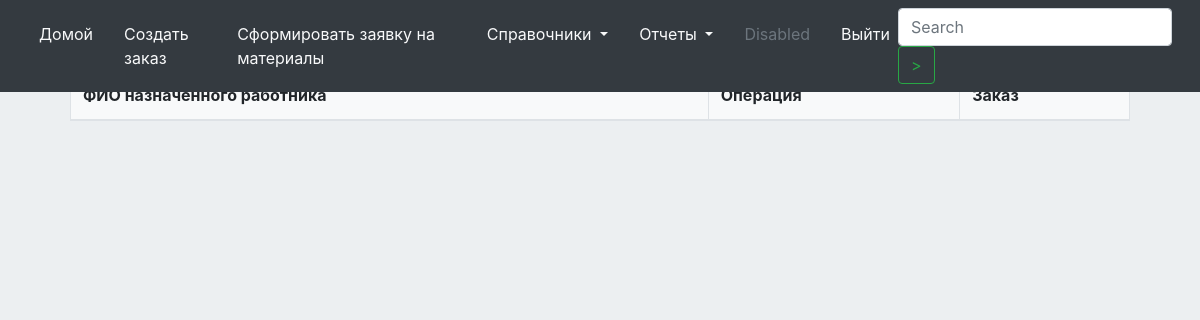
Page /reportOutstandingApplication/ on the earlier database version.
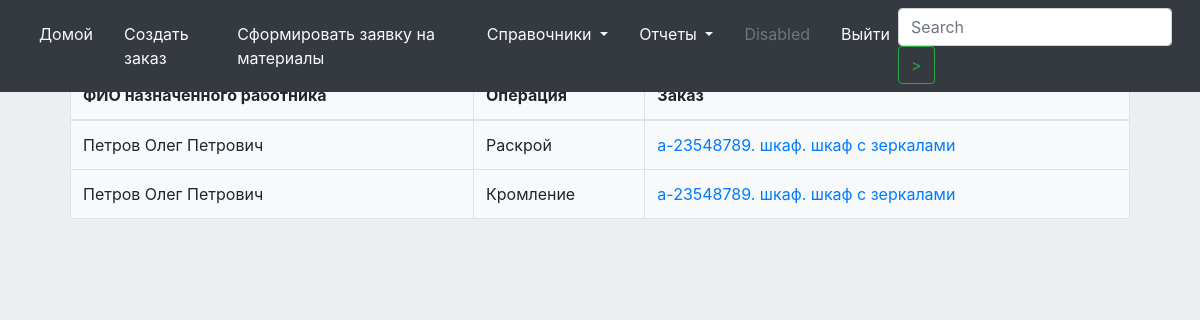
Same page on the later database version.
### orloveFurniture/models.py (models this page shows, shortened)
class WorkerCatalog(models.Model):
    date_created = models.DateTimeField
    name = models.CharField(max_length=255)
    surname = models.CharField(max_length=255)
    patronymic = models.CharField(max_length=255)
    position = models.ManyToManyField(PositionCatalog)
    def __str__(self):
        return self.surname  + " " +  self.name + " " + self.patronymic

class OperationProjectCatalog(models.Model):
    date_created = models.DateTimeField
    name = models.CharField(max_length=255)
    def __str__(self):
        return self.name

class Order(models.Model):
    idOrder = models.CharField(max_length=36, blank=True, unique=False, default=uuid.uuid4)
    date_created = models.DateTimeField(default=timezone.now)
    nameOrder =  models.CharField(max_length=255)
    nameContract = models.CharField(max_length=255)
    fio = models.CharField(max_length=255)
    status = models.ForeignKey(StatusCatalog, blank=False, null=False, on_delete=models.PROTECT)
    address = models.CharField(max_length=255)
    phone = models.CharField(max_length=11)
    trelloLink = models.CharField(max_length=255)
    details = models.TextField()
    cost = models.IntegerField(blank=True, null=True, default = 0)
    prepayment = models.IntegerField(blank=True, null=True, default = 0 )
    def __str__(self):
        return self.nameContract + ". " + self.nameOrder + ". " + self.details

### orloveFurniture/views.py (the view)
# urls.py: url(r'^reportOutstandingApplication/$', views.createReportOutstandingApplication, name='reportOutstandingApplication'),
def createReportOutstandingApplication(request):
    if request.method == "POST":
        return HttpResponse("в разработке")
    Operations = []
    for needOperation in RequiredOperationProject.objects.all().filter(isDone=False).order_by('idWorker'):
        Operation = {}
        Operation["workerName"] = needOperation.idWorker
        Operation["order"] = needOperation.idOrder
        Operation["operation"] = needOperation.idOperation
        Operations.append(Operation)
    workers =  WorkerCatalog.objects.all()
    return render(request, "report_outstanding_applications.html", {"workers" : workers, "Operations" : Operations})

### templates/report_outstanding_applications.html (shortened to what this page needs)
{% extends "base.html" %}
{% load static %}
{% block styles %}
     <link rel="stylesheet" type="text/css" href= "{% static "css/index.css" %}" >
{% endblock %}
{% block content %}
    <div class = "main-window" >
        <table class="table table-bordered bg-light" id = "operations">
            <thead>
            <tr>
                <th scope="col">ФИО назначенного работника</th>
                <th scope="col">Операция</th>
                <th scope="col">Заказ</th>
            </tr>
            </thead>
            <tbody>
            {% for operation in Operations %}
                <tr>
                    <td>
                        {{  operation.workerName }}
                    </td>
                    <td>
                        {{  operation.operation }}
                    </td>
                    <td>
                        <a href = /order/{{ operation.order.id }} > {{  operation.order }} </a>
                    </td>
                </tr>
            {% endfor %}
            </tbody>
        </table>
    </div>
{% endblock %}

Differences in the rows shown:
added WorkerCatalog: workerName "Петров Олег Петрович", operation "Раскрой", order "а-23548789. шкаф. шкаф с зеркалами", operation "Кромление"
